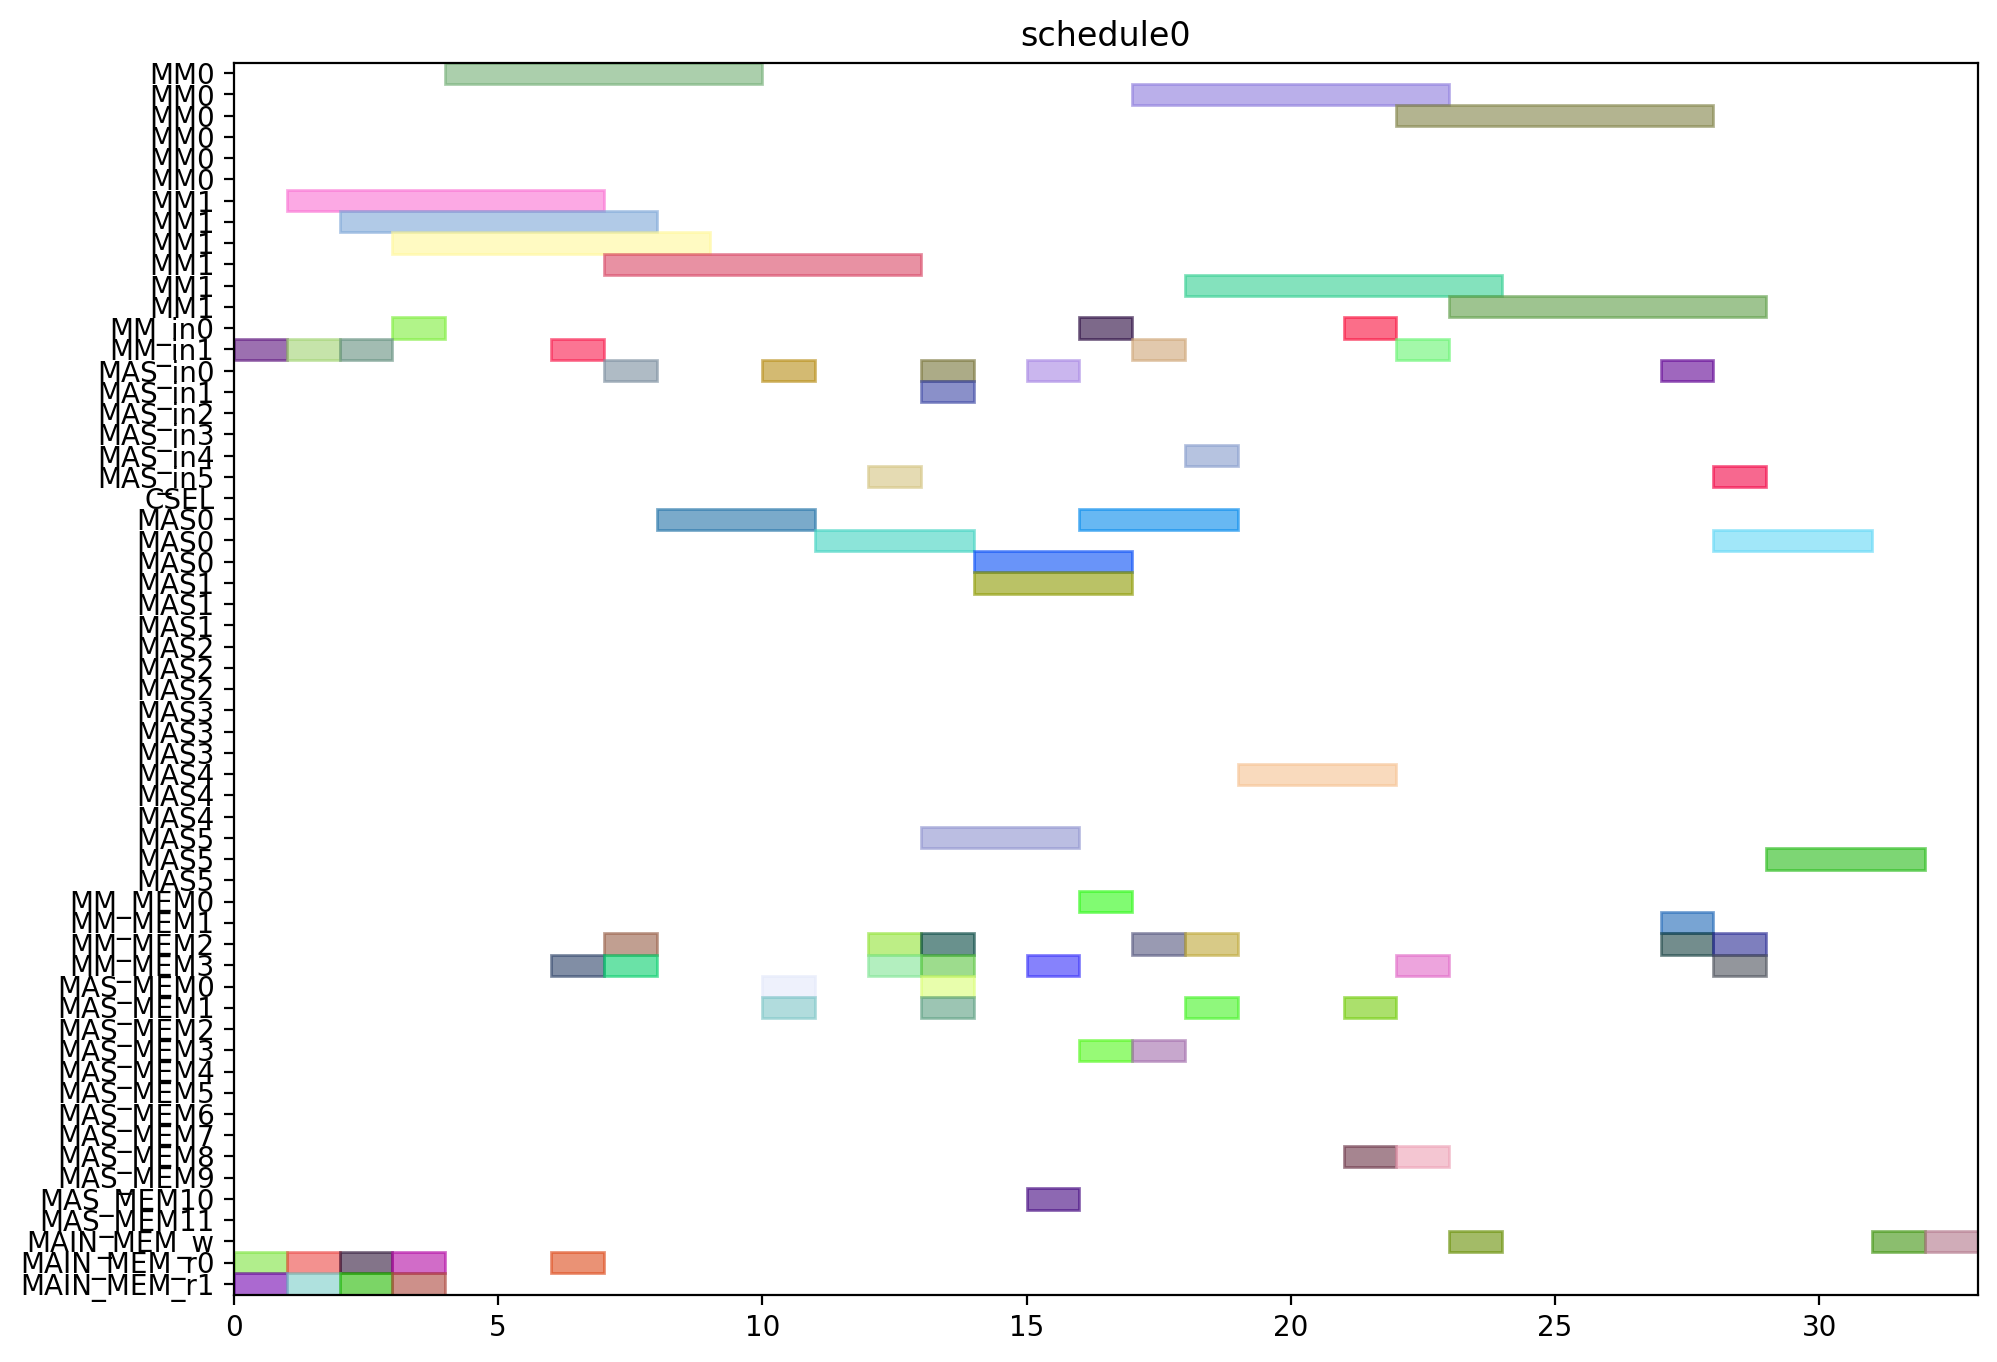

The Python source for this figure:
from pyschedule import Scenario, solvers, plotters, alt


def solve():
	horizon = 120
	S = Scenario("schedule0", horizon=horizon)

	# resource
	MM = S.Resources('MM', num=2, size=6)
	MM_in = S.Resources('MM_in', num=2)
	MAS_in = S.Resources('MAS_in', num=6)
	CSEL = S.Resource('CSEL')
	MAS = S.Resources('MAS', num=6, size=3, periods=range(1, horizon))
	MM_MEM = S.Resources('MM_MEM', num=4)
	MAS_MEM = S.Resources('MAS_MEM', num=12)
	MAIN_MEM_w = S.Resource('MAIN_MEM_w', size=1)
	MAIN_MEM_r = S.Resources('MAIN_MEM_r', num=2)

	# result of previous scheduling

	# new tasks
	t0 = S.Task('t0', length=6, delay_cost=1)
	t0 += alt(MM)
	t0_in = S.Task('t0_in', length=1, delay_cost=1)
	t0_in += alt(MM_in)
	S += t0_in*MM_in[0]<=t0*MM[0]
	S += t0_in*MM_in[1]<=t0*MM[1]
	t0_mem0 = S.Task('t0_mem0', length=1, delay_cost=1)
	t0_mem0 += MAIN_MEM_r[0]
	S += t0_mem0 <= t0

	t0_mem1 = S.Task('t0_mem1', length=1, delay_cost=1)
	t0_mem1 += MAIN_MEM_r[1]
	S += t0_mem1 <= t0

	t3 = S.Task('t3', length=6, delay_cost=1)
	t3 += alt(MM)
	t3_in = S.Task('t3_in', length=1, delay_cost=1)
	t3_in += alt(MM_in)
	S += t3_in*MM_in[0]<=t3*MM[0]
	S += t3_in*MM_in[1]<=t3*MM[1]
	t3_mem0 = S.Task('t3_mem0', length=1, delay_cost=1)
	t3_mem0 += MAIN_MEM_r[0]
	S += t3_mem0 <= t3

	t3_mem1 = S.Task('t3_mem1', length=1, delay_cost=1)
	t3_mem1 += MAIN_MEM_r[1]
	S += t3_mem1 <= t3

	t1 = S.Task('t1', length=6, delay_cost=1)
	t1 += alt(MM)
	t1_in = S.Task('t1_in', length=1, delay_cost=1)
	t1_in += alt(MM_in)
	S += t1_in*MM_in[0]<=t1*MM[0]
	S += t1_in*MM_in[1]<=t1*MM[1]
	t1_mem0 = S.Task('t1_mem0', length=1, delay_cost=1)
	t1_mem0 += MAIN_MEM_r[0]
	S += t1_mem0 <= t1

	t1_mem1 = S.Task('t1_mem1', length=1, delay_cost=1)
	t1_mem1 += MAIN_MEM_r[1]
	S += t1_mem1 <= t1

	t2 = S.Task('t2', length=6, delay_cost=1)
	t2 += alt(MM)
	t2_in = S.Task('t2_in', length=1, delay_cost=1)
	t2_in += alt(MM_in)
	S += t2_in*MM_in[0]<=t2*MM[0]
	S += t2_in*MM_in[1]<=t2*MM[1]
	t2_mem0 = S.Task('t2_mem0', length=1, delay_cost=1)
	t2_mem0 += MAIN_MEM_r[0]
	S += t2_mem0 <= t2

	t2_mem1 = S.Task('t2_mem1', length=1, delay_cost=1)
	t2_mem1 += MAIN_MEM_r[1]
	S += t2_mem1 <= t2

	t4 = S.Task('t4', length=6, delay_cost=1)
	t4 += alt(MM)
	t4_in = S.Task('t4_in', length=1, delay_cost=1)
	t4_in += alt(MM_in)
	S += t4_in*MM_in[0]<=t4*MM[0]
	S += t4_in*MM_in[1]<=t4*MM[1]
	t4_mem0 = S.Task('t4_mem0', length=1, delay_cost=1)
	t4_mem0 += MAIN_MEM_r[0]
	S += t4_mem0 <= t4

	t4_mem1 = S.Task('t4_mem1', length=1, delay_cost=1)
	t4_mem1 += alt(MM_MEM)
	S += (t2*MM[0])-1 < t4_mem1*MM_MEM[1]
	S += (t2*MM[1])-1 < t4_mem1*MM_MEM[3]
	S += t4_mem1 <= t4

	t5 = S.Task('t5', length=3, delay_cost=1)
	t5 += alt(MAS)
	t5_in = S.Task('t5_in', length=1, delay_cost=1)
	t5_in += alt(MAS_in)
	S += t5_in*MAS_in[0]<=t5*MAS[0]

	S += t5_in*MAS_in[1]<=t5*MAS[1]

	S += t5_in*MAS_in[2]<=t5*MAS[2]

	S += t5_in*MAS_in[3]<=t5*MAS[3]

	S += t5_in*MAS_in[4]<=t5*MAS[4]

	S += t5_in*MAS_in[5]<=t5*MAS[5]

	t5_mem0 = S.Task('t5_mem0', length=1, delay_cost=1)
	t5_mem0 += alt(MM_MEM)
	S += (t0*MM[0])-1 < t5_mem0*MM_MEM[0]
	S += (t0*MM[1])-1 < t5_mem0*MM_MEM[2]
	S += t5_mem0 <= t5

	t5_mem1 = S.Task('t5_mem1', length=1, delay_cost=1)
	t5_mem1 += alt(MM_MEM)
	S += (t0*MM[0])-1 < t5_mem1*MM_MEM[1]
	S += (t0*MM[1])-1 < t5_mem1*MM_MEM[3]
	S += t5_mem1 <= t5

	t6 = S.Task('t6', length=3, delay_cost=1)
	t6 += alt(MAS)
	t6_in = S.Task('t6_in', length=1, delay_cost=1)
	t6_in += alt(MAS_in)
	S += t6_in*MAS_in[0]<=t6*MAS[0]

	S += t6_in*MAS_in[1]<=t6*MAS[1]

	S += t6_in*MAS_in[2]<=t6*MAS[2]

	S += t6_in*MAS_in[3]<=t6*MAS[3]

	S += t6_in*MAS_in[4]<=t6*MAS[4]

	S += t6_in*MAS_in[5]<=t6*MAS[5]

	t6_mem0 = S.Task('t6_mem0', length=1, delay_cost=1)
	t6_mem0 += alt(MAS_MEM)
	S += (t5*MAS[0])-1 < t6_mem0*MAS_MEM[0]
	S += (t5*MAS[1])-1 < t6_mem0*MAS_MEM[2]
	S += (t5*MAS[2])-1 < t6_mem0*MAS_MEM[4]
	S += (t5*MAS[3])-1 < t6_mem0*MAS_MEM[6]
	S += (t5*MAS[4])-1 < t6_mem0*MAS_MEM[8]
	S += (t5*MAS[5])-1 < t6_mem0*MAS_MEM[10]
	S += t6_mem0 <= t6

	t6_mem1 = S.Task('t6_mem1', length=1, delay_cost=1)
	t6_mem1 += alt(MAS_MEM)
	S += (t5*MAS[0])-1 < t6_mem1*MAS_MEM[1]
	S += (t5*MAS[1])-1 < t6_mem1*MAS_MEM[3]
	S += (t5*MAS[2])-1 < t6_mem1*MAS_MEM[5]
	S += (t5*MAS[3])-1 < t6_mem1*MAS_MEM[7]
	S += (t5*MAS[4])-1 < t6_mem1*MAS_MEM[9]
	S += (t5*MAS[5])-1 < t6_mem1*MAS_MEM[11]
	S += t6_mem1 <= t6

	t9 = S.Task('t9', length=3, delay_cost=1)
	t9 += alt(MAS)
	t9_in = S.Task('t9_in', length=1, delay_cost=1)
	t9_in += alt(MAS_in)
	S += t9_in*MAS_in[0]<=t9*MAS[0]

	S += t9_in*MAS_in[1]<=t9*MAS[1]

	S += t9_in*MAS_in[2]<=t9*MAS[2]

	S += t9_in*MAS_in[3]<=t9*MAS[3]

	S += t9_in*MAS_in[4]<=t9*MAS[4]

	S += t9_in*MAS_in[5]<=t9*MAS[5]

	t9_mem0 = S.Task('t9_mem0', length=1, delay_cost=1)
	t9_mem0 += alt(MM_MEM)
	S += (t0*MM[0])-1 < t9_mem0*MM_MEM[0]
	S += (t0*MM[1])-1 < t9_mem0*MM_MEM[2]
	S += t9_mem0 <= t9

	t9_mem1 = S.Task('t9_mem1', length=1, delay_cost=1)
	t9_mem1 += alt(MM_MEM)
	S += (t4*MM[0])-1 < t9_mem1*MM_MEM[1]
	S += (t4*MM[1])-1 < t9_mem1*MM_MEM[3]
	S += t9_mem1 <= t9

	t10 = S.Task('t10', length=3, delay_cost=1)
	t10 += alt(MAS)
	t10_in = S.Task('t10_in', length=1, delay_cost=1)
	t10_in += alt(MAS_in)
	S += t10_in*MAS_in[0]<=t10*MAS[0]

	S += t10_in*MAS_in[1]<=t10*MAS[1]

	S += t10_in*MAS_in[2]<=t10*MAS[2]

	S += t10_in*MAS_in[3]<=t10*MAS[3]

	S += t10_in*MAS_in[4]<=t10*MAS[4]

	S += t10_in*MAS_in[5]<=t10*MAS[5]

	t10_mem0 = S.Task('t10_mem0', length=1, delay_cost=1)
	t10_mem0 += alt(MM_MEM)
	S += (t4*MM[0])-1 < t10_mem0*MM_MEM[0]
	S += (t4*MM[1])-1 < t10_mem0*MM_MEM[2]
	S += t10_mem0 <= t10

	t10_mem1 = S.Task('t10_mem1', length=1, delay_cost=1)
	t10_mem1 += alt(MM_MEM)
	S += (t4*MM[0])-1 < t10_mem1*MM_MEM[1]
	S += (t4*MM[1])-1 < t10_mem1*MM_MEM[3]
	S += t10_mem1 <= t10

	t7 = S.Task('t7', length=3, delay_cost=1)
	t7 += alt(MAS)
	t7_in = S.Task('t7_in', length=1, delay_cost=1)
	t7_in += alt(MAS_in)
	S += t7_in*MAS_in[0]<=t7*MAS[0]

	S += t7_in*MAS_in[1]<=t7*MAS[1]

	S += t7_in*MAS_in[2]<=t7*MAS[2]

	S += t7_in*MAS_in[3]<=t7*MAS[3]

	S += t7_in*MAS_in[4]<=t7*MAS[4]

	S += t7_in*MAS_in[5]<=t7*MAS[5]

	t7_mem0 = S.Task('t7_mem0', length=1, delay_cost=1)
	t7_mem0 += alt(MAS_MEM)
	S += (t6*MAS[0])-1 < t7_mem0*MAS_MEM[0]
	S += (t6*MAS[1])-1 < t7_mem0*MAS_MEM[2]
	S += (t6*MAS[2])-1 < t7_mem0*MAS_MEM[4]
	S += (t6*MAS[3])-1 < t7_mem0*MAS_MEM[6]
	S += (t6*MAS[4])-1 < t7_mem0*MAS_MEM[8]
	S += (t6*MAS[5])-1 < t7_mem0*MAS_MEM[10]
	S += t7_mem0 <= t7

	t7_mem1 = S.Task('t7_mem1', length=1, delay_cost=1)
	t7_mem1 += alt(MAS_MEM)
	S += (t6*MAS[0])-1 < t7_mem1*MAS_MEM[1]
	S += (t6*MAS[1])-1 < t7_mem1*MAS_MEM[3]
	S += (t6*MAS[2])-1 < t7_mem1*MAS_MEM[5]
	S += (t6*MAS[3])-1 < t7_mem1*MAS_MEM[7]
	S += (t6*MAS[4])-1 < t7_mem1*MAS_MEM[9]
	S += (t6*MAS[5])-1 < t7_mem1*MAS_MEM[11]
	S += t7_mem1 <= t7

	t11 = S.Task('t11', length=3, delay_cost=1)
	t11 += alt(MAS)
	t11_in = S.Task('t11_in', length=1, delay_cost=1)
	t11_in += alt(MAS_in)
	S += t11_in*MAS_in[0]<=t11*MAS[0]

	S += t11_in*MAS_in[1]<=t11*MAS[1]

	S += t11_in*MAS_in[2]<=t11*MAS[2]

	S += t11_in*MAS_in[3]<=t11*MAS[3]

	S += t11_in*MAS_in[4]<=t11*MAS[4]

	S += t11_in*MAS_in[5]<=t11*MAS[5]

	t11_mem0 = S.Task('t11_mem0', length=1, delay_cost=1)
	t11_mem0 += alt(MAS_MEM)
	S += (t10*MAS[0])-1 < t11_mem0*MAS_MEM[0]
	S += (t10*MAS[1])-1 < t11_mem0*MAS_MEM[2]
	S += (t10*MAS[2])-1 < t11_mem0*MAS_MEM[4]
	S += (t10*MAS[3])-1 < t11_mem0*MAS_MEM[6]
	S += (t10*MAS[4])-1 < t11_mem0*MAS_MEM[8]
	S += (t10*MAS[5])-1 < t11_mem0*MAS_MEM[10]
	S += t11_mem0 <= t11

	t11_mem1 = S.Task('t11_mem1', length=1, delay_cost=1)
	t11_mem1 += alt(MM_MEM)
	S += (t4*MM[0])-1 < t11_mem1*MM_MEM[1]
	S += (t4*MM[1])-1 < t11_mem1*MM_MEM[3]
	S += t11_mem1 <= t11

	t8 = S.Task('t8', length=6, delay_cost=1)
	t8 += alt(MM)
	t8_in = S.Task('t8_in', length=1, delay_cost=1)
	t8_in += alt(MM_in)
	S += t8_in*MM_in[0]<=t8*MM[0]
	S += t8_in*MM_in[1]<=t8*MM[1]
	t8_mem0 = S.Task('t8_mem0', length=1, delay_cost=1)
	t8_mem0 += alt(MM_MEM)
	S += (t4*MM[0])-1 < t8_mem0*MM_MEM[0]
	S += (t4*MM[1])-1 < t8_mem0*MM_MEM[2]
	S += t8_mem0 <= t8

	t8_mem1 = S.Task('t8_mem1', length=1, delay_cost=1)
	t8_mem1 += alt(MAS_MEM)
	S += (t7*MAS[0])-1 < t8_mem1*MAS_MEM[1]
	S += (t7*MAS[1])-1 < t8_mem1*MAS_MEM[3]
	S += (t7*MAS[2])-1 < t8_mem1*MAS_MEM[5]
	S += (t7*MAS[3])-1 < t8_mem1*MAS_MEM[7]
	S += (t7*MAS[4])-1 < t8_mem1*MAS_MEM[9]
	S += (t7*MAS[5])-1 < t8_mem1*MAS_MEM[11]
	S += t8_mem1 <= t8

	new_PZ = S.Task('new_PZ', length=6, delay_cost=1)
	new_PZ += alt(MM)
	new_PZ_in = S.Task('new_PZ_in', length=1, delay_cost=1)
	new_PZ_in += alt(MM_in)
	S += new_PZ_in*MM_in[0]<=new_PZ*MM[0]
	S += new_PZ_in*MM_in[1]<=new_PZ*MM[1]
	S += 0<new_PZ

	new_PZ_w = S.Task('new_PZ_w', length=1, delay_cost=1)
	new_PZ_w += alt(MAIN_MEM_w)
	S += new_PZ <= new_PZ_w

	new_PZ_mem0 = S.Task('new_PZ_mem0', length=1, delay_cost=1)
	new_PZ_mem0 += alt(MM_MEM)
	S += (t1*MM[0])-1 < new_PZ_mem0*MM_MEM[0]
	S += (t1*MM[1])-1 < new_PZ_mem0*MM_MEM[2]
	S += new_PZ_mem0 <= new_PZ

	new_PZ_mem1 = S.Task('new_PZ_mem1', length=1, delay_cost=1)
	new_PZ_mem1 += alt(MAS_MEM)
	S += (t7*MAS[0])-1 < new_PZ_mem1*MAS_MEM[1]
	S += (t7*MAS[1])-1 < new_PZ_mem1*MAS_MEM[3]
	S += (t7*MAS[2])-1 < new_PZ_mem1*MAS_MEM[5]
	S += (t7*MAS[3])-1 < new_PZ_mem1*MAS_MEM[7]
	S += (t7*MAS[4])-1 < new_PZ_mem1*MAS_MEM[9]
	S += (t7*MAS[5])-1 < new_PZ_mem1*MAS_MEM[11]
	S += new_PZ_mem1 <= new_PZ

	t12 = S.Task('t12', length=3, delay_cost=1)
	t12 += alt(MAS)
	t12_in = S.Task('t12_in', length=1, delay_cost=1)
	t12_in += alt(MAS_in)
	S += t12_in*MAS_in[0]<=t12*MAS[0]

	S += t12_in*MAS_in[1]<=t12*MAS[1]

	S += t12_in*MAS_in[2]<=t12*MAS[2]

	S += t12_in*MAS_in[3]<=t12*MAS[3]

	S += t12_in*MAS_in[4]<=t12*MAS[4]

	S += t12_in*MAS_in[5]<=t12*MAS[5]

	t12_mem0 = S.Task('t12_mem0', length=1, delay_cost=1)
	t12_mem0 += alt(MM_MEM)
	S += (t0*MM[0])-1 < t12_mem0*MM_MEM[0]
	S += (t0*MM[1])-1 < t12_mem0*MM_MEM[2]
	S += t12_mem0 <= t12

	t12_mem1 = S.Task('t12_mem1', length=1, delay_cost=1)
	t12_mem1 += alt(MAS_MEM)
	S += (t11*MAS[0])-1 < t12_mem1*MAS_MEM[1]
	S += (t11*MAS[1])-1 < t12_mem1*MAS_MEM[3]
	S += (t11*MAS[2])-1 < t12_mem1*MAS_MEM[5]
	S += (t11*MAS[3])-1 < t12_mem1*MAS_MEM[7]
	S += (t11*MAS[4])-1 < t12_mem1*MAS_MEM[9]
	S += (t11*MAS[5])-1 < t12_mem1*MAS_MEM[11]
	S += t12_mem1 <= t12

	t13 = S.Task('t13', length=6, delay_cost=1)
	t13 += alt(MM)
	t13_in = S.Task('t13_in', length=1, delay_cost=1)
	t13_in += alt(MM_in)
	S += t13_in*MM_in[0]<=t13*MM[0]
	S += t13_in*MM_in[1]<=t13*MM[1]
	t13_mem0 = S.Task('t13_mem0', length=1, delay_cost=1)
	t13_mem0 += alt(MAS_MEM)
	S += (t12*MAS[0])-1 < t13_mem0*MAS_MEM[0]
	S += (t12*MAS[1])-1 < t13_mem0*MAS_MEM[2]
	S += (t12*MAS[2])-1 < t13_mem0*MAS_MEM[4]
	S += (t12*MAS[3])-1 < t13_mem0*MAS_MEM[6]
	S += (t12*MAS[4])-1 < t13_mem0*MAS_MEM[8]
	S += (t12*MAS[5])-1 < t13_mem0*MAS_MEM[10]
	S += t13_mem0 <= t13

	t13_mem1 = S.Task('t13_mem1', length=1, delay_cost=1)
	t13_mem1 += alt(MAS_MEM)
	S += (t9*MAS[0])-1 < t13_mem1*MAS_MEM[1]
	S += (t9*MAS[1])-1 < t13_mem1*MAS_MEM[3]
	S += (t9*MAS[2])-1 < t13_mem1*MAS_MEM[5]
	S += (t9*MAS[3])-1 < t13_mem1*MAS_MEM[7]
	S += (t9*MAS[4])-1 < t13_mem1*MAS_MEM[9]
	S += (t9*MAS[5])-1 < t13_mem1*MAS_MEM[11]
	S += t13_mem1 <= t13

	t14 = S.Task('t14', length=6, delay_cost=1)
	t14 += alt(MM)
	t14_in = S.Task('t14_in', length=1, delay_cost=1)
	t14_in += alt(MM_in)
	S += t14_in*MM_in[0]<=t14*MM[0]
	S += t14_in*MM_in[1]<=t14*MM[1]
	t14_mem0 = S.Task('t14_mem0', length=1, delay_cost=1)
	t14_mem0 += alt(MAS_MEM)
	S += (t12*MAS[0])-1 < t14_mem0*MAS_MEM[0]
	S += (t12*MAS[1])-1 < t14_mem0*MAS_MEM[2]
	S += (t12*MAS[2])-1 < t14_mem0*MAS_MEM[4]
	S += (t12*MAS[3])-1 < t14_mem0*MAS_MEM[6]
	S += (t12*MAS[4])-1 < t14_mem0*MAS_MEM[8]
	S += (t12*MAS[5])-1 < t14_mem0*MAS_MEM[10]
	S += t14_mem0 <= t14

	t14_mem1 = S.Task('t14_mem1', length=1, delay_cost=1)
	t14_mem1 += alt(MM_MEM)
	S += (t3*MM[0])-1 < t14_mem1*MM_MEM[1]
	S += (t3*MM[1])-1 < t14_mem1*MM_MEM[3]
	S += t14_mem1 <= t14

	new_PY = S.Task('new_PY', length=3, delay_cost=1)
	new_PY += alt(MAS)
	new_PY_in = S.Task('new_PY_in', length=1, delay_cost=1)
	new_PY_in += alt(MAS_in)
	S += new_PY_in*MAS_in[0]<=new_PY*MAS[0]

	S += new_PY_in*MAS_in[1]<=new_PY*MAS[1]

	S += new_PY_in*MAS_in[2]<=new_PY*MAS[2]

	S += new_PY_in*MAS_in[3]<=new_PY*MAS[3]

	S += new_PY_in*MAS_in[4]<=new_PY*MAS[4]

	S += new_PY_in*MAS_in[5]<=new_PY*MAS[5]

	S += 0<new_PY

	new_PY_w = S.Task('new_PY_w', length=1, delay_cost=1)
	new_PY_w += alt(MAIN_MEM_w)
	S += new_PY <= new_PY_w

	new_PY_mem0 = S.Task('new_PY_mem0', length=1, delay_cost=1)
	new_PY_mem0 += alt(MM_MEM)
	S += (t8*MM[0])-1 < new_PY_mem0*MM_MEM[0]
	S += (t8*MM[1])-1 < new_PY_mem0*MM_MEM[2]
	S += new_PY_mem0 <= new_PY

	new_PY_mem1 = S.Task('new_PY_mem1', length=1, delay_cost=1)
	new_PY_mem1 += alt(MM_MEM)
	S += (t13*MM[0])-1 < new_PY_mem1*MM_MEM[1]
	S += (t13*MM[1])-1 < new_PY_mem1*MM_MEM[3]
	S += new_PY_mem1 <= new_PY

	new_PX = S.Task('new_PX', length=3, delay_cost=1)
	new_PX += alt(MAS)
	new_PX_in = S.Task('new_PX_in', length=1, delay_cost=1)
	new_PX_in += alt(MAS_in)
	S += new_PX_in*MAS_in[0]<=new_PX*MAS[0]

	S += new_PX_in*MAS_in[1]<=new_PX*MAS[1]

	S += new_PX_in*MAS_in[2]<=new_PX*MAS[2]

	S += new_PX_in*MAS_in[3]<=new_PX*MAS[3]

	S += new_PX_in*MAS_in[4]<=new_PX*MAS[4]

	S += new_PX_in*MAS_in[5]<=new_PX*MAS[5]

	S += 0<new_PX

	new_PX_w = S.Task('new_PX_w', length=1, delay_cost=1)
	new_PX_w += alt(MAIN_MEM_w)
	S += new_PX <= new_PX_w

	new_PX_mem0 = S.Task('new_PX_mem0', length=1, delay_cost=1)
	new_PX_mem0 += alt(MM_MEM)
	S += (t14*MM[0])-1 < new_PX_mem0*MM_MEM[0]
	S += (t14*MM[1])-1 < new_PX_mem0*MM_MEM[2]
	S += new_PX_mem0 <= new_PX

	new_PX_mem1 = S.Task('new_PX_mem1', length=1, delay_cost=1)
	new_PX_mem1 += alt(MM_MEM)
	S += (t14*MM[0])-1 < new_PX_mem1*MM_MEM[1]
	S += (t14*MM[1])-1 < new_PX_mem1*MM_MEM[3]
	S += new_PX_mem1 <= new_PX

	solvers.mip.solve(S,msg=1,kind='CPLEX',ratio_gap=1.01)

	solution = [['hoge']*len(S.solution()[1]) for i in range(len(S.solution()))]
	for i in range(len(S.solution())):
		for j in range(len(S.solution()[i])):
			solution[i][j]=str(S.solution()[i][j])
	print(solution)

	cycles = int(solution[-1][3])

	pic_file_name = "/mnt/rose/usr1/fukuda/ABE/multiRAM_multiMAS_16mux/scheduling_result/stage6MM2_stage3MAS6/EP_DBL_A_0/schedule0.png"
	if(S.solution() != []):
		plotters.matplotlib.plot(S,img_filename=pic_file_name, show_task_labels=False, fig_size=(cycles*0.25+3, 8))

	return solution
